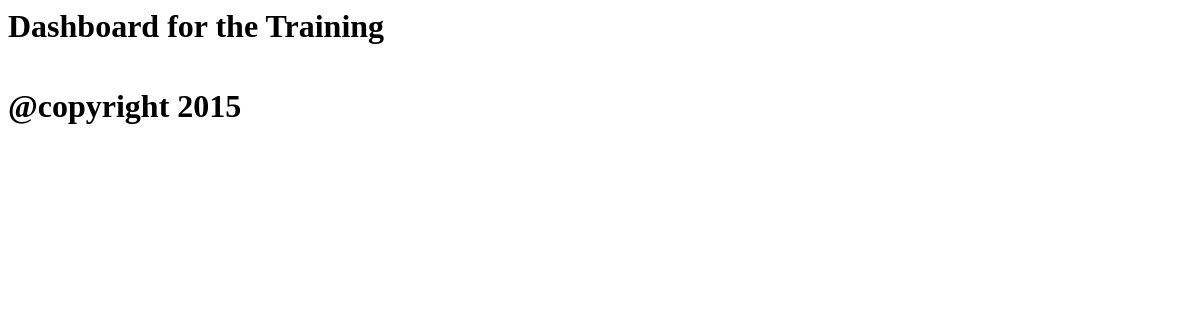
Before: /contacts_hello/ with the older database file.
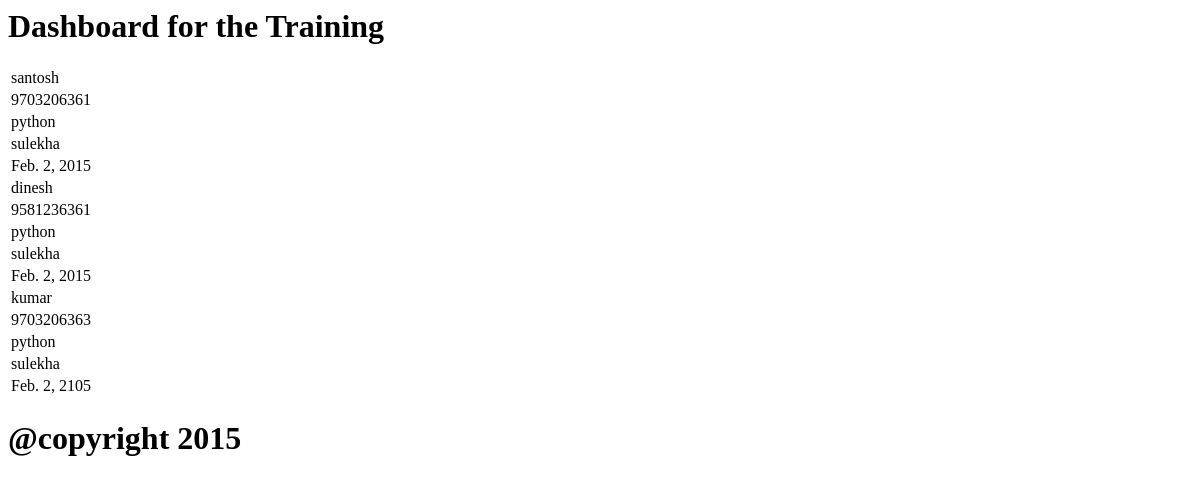
After: the same page with the newer database file.
### details/models.py (models this page shows)
class Student(models.Model):
    name=models.CharField(max_length=250)
    phone=models.CharField(max_length=250, primary_key=True)
    course=models.ForeignKey(Course)
    enquiry=models.ForeignKey(Enquiry)
    doj=models.DateField()

class Course(models.Model):
    name=models.CharField(max_length=250, primary_key=True)
    def __unicode__(self):
        return self.name

class Enquiry(models.Model):
    enquiry_type=models.CharField(max_length=250, primary_key=True)
    def __unicode__(self):
        return self.enquiry_type

### details/views.py (the view)
# urls.py: url(r'^contacts_hello/',contacts_hello),
def contacts_hello(request):
    values=Student.objects.all()
    context={'namesdb':values}
    return render(request,"hello.html",context)

### details/templates/hello.html (shortened to what this page needs)
{% extends "base.html" %}
{% block content %}
<table>
{% for i in namesdb %}
    <tr><td> {{i.name}} </td></tr>
    <tr><td> {{i.phone}} </td></tr>
    <tr><td> {{i.course}} </td></tr>
    <tr><td> {{i.enquiry}} </td></tr>
    <tr><td> {{i.doj}} </td></tr>
{% endfor %}
</table>
{% endblock %}

### details/templates/base.html
<html>
<body>
<div id="header">
<h1> Dashboard for the Training </h1>
</div>
<div id="content">
{% block content %} {% endblock %}
</div>
<div id="footer">
<h1> @copyright 2015 </h1>
</div>
</body>
</html>

Changed rows visible on the page:
added Student: name "santosh", phone "9703206361", course "python", enquiry "sulekha", doj "Feb. 2, 2015"
added Student: name "dinesh", phone "9581236361", course "python", enquiry "sulekha", doj "Feb. 2, 2015"
added Student: name "kumar", phone "9703206363", course "python", enquiry "sulekha", doj "Feb. 2, 2105"
